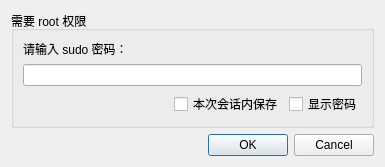
<?xml version="1.0" encoding="UTF-8"?>
<ui version="4.0">
 <class>SudoWindow</class>
 <widget class="QDialog" name="SudoWindow">
  <property name="geometry">
   <rect>
    <x>0</x>
    <y>0</y>
    <width>385</width>
    <height>164</height>
   </rect>
  </property>
  <property name="windowTitle">
   <string>Sudo</string>
  </property>
  <layout class="QVBoxLayout" name="verticalLayout">
   <item>
    <widget class="QGroupBox" name="groupBox">
     <property name="title">
      <string>需要 root 权限</string>
     </property>
     <layout class="QGridLayout" name="gridLayout_2">
      <item row="2" column="2">
       <widget class="QCheckBox" name="passwordVisibleCheckBox">
        <property name="text">
         <string>显示密码</string>
        </property>
       </widget>
      </item>
      <item row="2" column="1">
       <widget class="QCheckBox" name="savePasswordCheckBox">
        <property name="text">
         <string>本次会话内保存</string>
        </property>
       </widget>
      </item>
      <item row="2" column="0">
       <spacer name="horizontalSpacer">
        <property name="orientation">
         <enum>Qt::Orientation::Horizontal</enum>
        </property>
        <property name="sizeHint" stdset="0">
         <size>
          <width>40</width>
          <height>20</height>
         </size>
        </property>
       </spacer>
      </item>
      <item row="1" column="0" colspan="3">
       <widget class="QLineEdit" name="passwordLineEdit">
        <property name="echoMode">
         <enum>QLineEdit::EchoMode::Password</enum>
        </property>
       </widget>
      </item>
      <item row="0" column="0" colspan="3">
       <widget class="QLabel" name="label2">
        <property name="text">
         <string>请输入 sudo 密码：</string>
        </property>
       </widget>
      </item>
     </layout>
    </widget>
   </item>
   <item>
    <widget class="QDialogButtonBox" name="buttonBox">
     <property name="orientation">
      <enum>Qt::Orientation::Horizontal</enum>
     </property>
     <property name="standardButtons">
      <set>QDialogButtonBox::StandardButton::Cancel|QDialogButtonBox::StandardButton::Ok</set>
     </property>
    </widget>
   </item>
  </layout>
 </widget>
 <tabstops>
  <tabstop>passwordLineEdit</tabstop>
 </tabstops>
 <resources/>
 <connections>
  <connection>
   <sender>buttonBox</sender>
   <signal>rejected()</signal>
   <receiver>SudoWindow</receiver>
   <slot>reject()</slot>
   <hints>
    <hint type="sourcelabel">
     <x>316</x>
     <y>260</y>
    </hint>
    <hint type="destinationlabel">
     <x>286</x>
     <y>274</y>
    </hint>
   </hints>
  </connection>
 </connections>
</ui>
